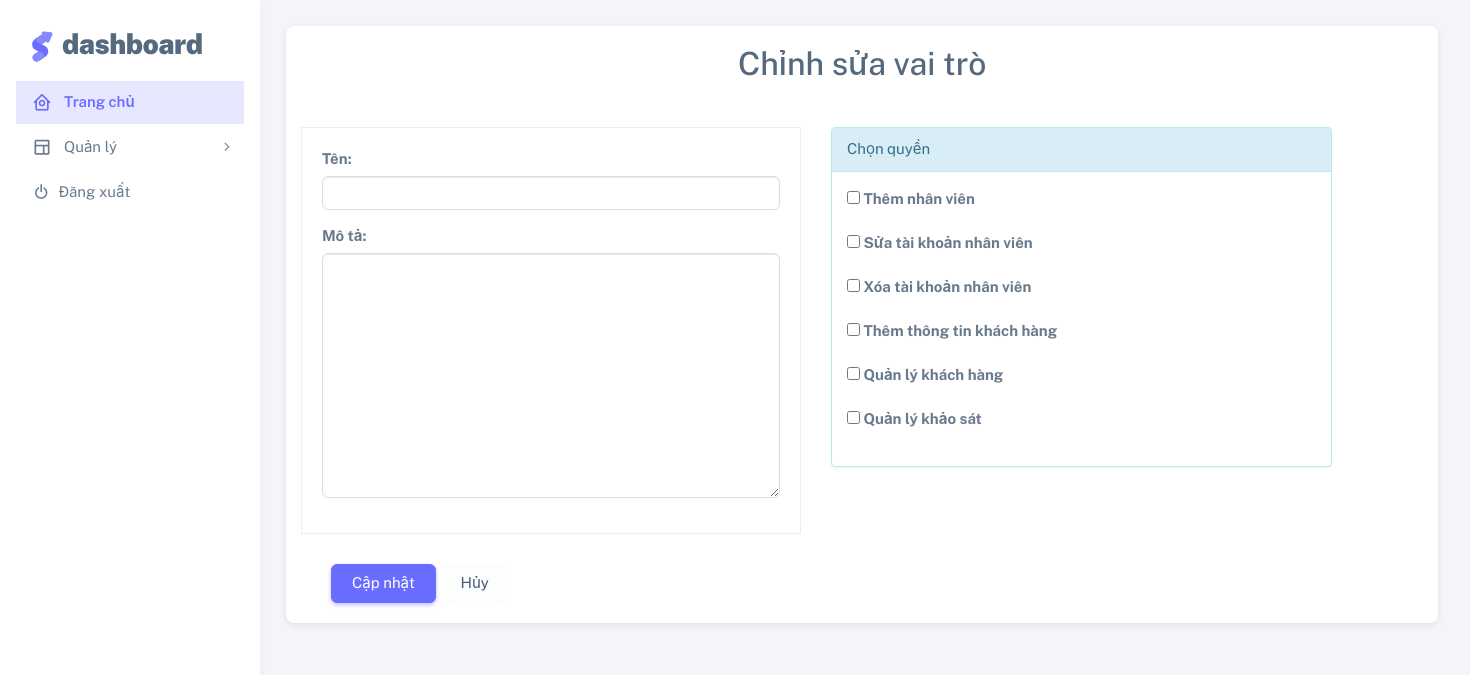
The page /admin/manage/roles/edit-role.php on the database its author committed.
### tables this page shows
CREATE TABLE `permissions` (
  `id` int(10) NOT NULL,
  `name` varchar(100) NOT NULL,
  `description` varchar(200) NOT NULL,
  `permission_group` varchar(100) NOT NULL,
  `delete_at` timestamp NULL DEFAULT NULL,
  `create_at` timestamp NULL DEFAULT NULL,
  `update_at` timestamp NULL DEFAULT NULL
);

### admin/manage/roles/edit-role.php (the view, shortened to what this page needs)
<?php
include '../../../connectDB/ConnectDB.php';
include '../../nav.php';
$sql_pms   = "SELECT * FROM permissions";
$query_pms  = mysqli_query($ketnoi, $sql_pms);
$num_rows_pms  = mysqli_num_rows($query_pms);
$permissions = array();
if ($num_rows_pms > 0) {
    while ($row_pms = mysqli_fetch_array($query_pms)) {
        $permissions[] = [
            'id' => $row_pms['id'],
            'name' => $row_pms['name'],
        ];
    }
}
?>
<!DOCTYPE html>
<html>
<head>
    <link rel="stylesheet" href="https://maxcdn.bootstrapcdn.com/bootstrap/3.4.0/css/bootstrap.min.css">
    <link rel="stylesheet" href="https://cdnjs.cloudflare.com/ajax/libs/font-awesome/4.7.0/css/font-awesome.min.css">
    <link rel="stylesheet" href="../../../assets/vendor/fonts/boxicons.css" />
    <link rel="stylesheet" href="../../../assets/vendor/css/core.css" class="template-customizer-core-css" />
    <link rel="stylesheet" href="../../../assets/vendor/css/theme-default.css" class="template-customizer-theme-css" />
    <link rel="stylesheet" href="../../../assets/css/demo.css" />
    <link rel="stylesheet" href="../../../assets/css/home.css" />
    <link rel="stylesheet" href="../../../assets/vendor/libs/perfect-scrollbar/perfect-scrollbar.css" />
    <link rel="stylesheet" href="../../../assets/vendor/libs/apex-charts/apex-charts.css" />
</head>
<body>
    <div class="container-xxl flex-grow-1 container-p-y">
        <div class="row">
            <div class="col-lg-10 mb-4 order-0">
                <div class="card">
                    <div class="d-flex align-items-end row">
                        <h2 style="text-align: center; margin-top: 20px;"> Chỉnh sửa vai trò </h2>
                        <form method="post">
                            <div class="col-md-12" style="margin-top:30px;">
                                <div class="col-md-6" style="max-width:500px;border:1px solid #eee;padding:20px;">
                                    <div class="form-group">
                                        <label for="name">Tên:</label>
                                        <input type="text" value="<?= $role_data['name']; ?>" class="form-control" name="name">
                                    </div>
                                    <div class="form-group">
                                        <label for="description">Mô tả:</label>
                                        <textarea class="form-control" name="description" cols="30" rows="10"><?= $role_data['description']; ?></textarea>
                                    </div>
                                </div>
                                <div class="col-md-6">
                                    <div class="col-md-12">
                                        <div class="panel panel-info">
                                            <div class="panel-heading"> Chọn quyền </div>
                                            <div class="panel-body">
                                                <?php foreach ($permissions as $group) { ?>
                                                    <div class="form-group">
                                                        <label>
                                                            <input name="permissions[]" <?php if (in_array($group['id'], $role_data['permission'])) echo "checked"; ?> type="checkbox" value="<?= $group['id'] ?>">
                                                            <?= $group['name'] ?>
                                                        </label>
                                                    </div>
                                                <?php } ?>
                                            </div>
                                        </div>
                                    </div>
                                </div>
                            </div>
                            <div class="col-md-12" style="margin: 30px 0 20px 30px;">
                                <input type="submit" name="submit" class="btn btn-primary" value="Cập nhật">
                                <a class="btn btn-light" href="roles.php"> Hủy </a>
                            </div>
                        </form>
                    </div>
                </div>
            </div>
        </div>
    </div>
</body>
</html>

### assets/css/home.css (style rules this page uses)
.container-xxl { margin-left: 260px; }

### rows shown on the page
permissions: name "Thêm nhân viên"
permissions: name "Sửa tài khoản nhân viên"
permissions: name "Xóa tài khoản nhân viên"
permissions: name "Thêm thông tin khách hàng"
permissions: name "Quản lý khách hàng"
permissions: name "Quản lý khảo sát"
